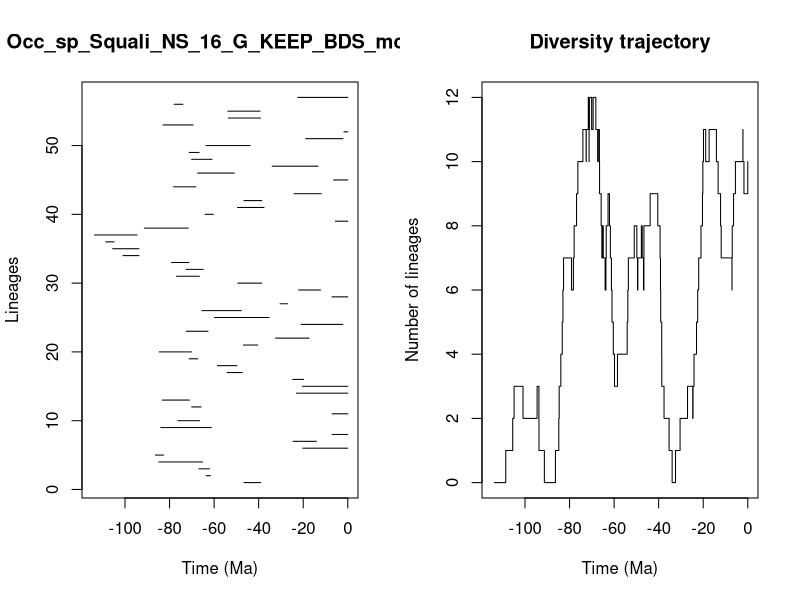

Here is the R script that generated this plot:


pdf(file='../Results/Species_NS/5_MA_bins_EP_FT/pyrate_mcmc_logs/Occ_sp_Squali_NS_16_G_KEEP_BDS_mcmc_LTT.pdf',width=0.6*20, height=0.6*10)
title = "Occ_sp_Squali_NS_16_G_KEEP_BDS_mcmc"
ts=c(46.609475091310586, 63.54922189156091,66.82060324166464,84.82419388033394,86.32930094206077,20.1656441165265,24.573588704983134,7.062544576041764,83.91058516019781,76.27484593267555,6.981409626395643,70.05036338292102,83.2741850525749,23.00858148786773,20.342458529844002,24.7099714920873,54.13164289734744,58.488509082294826,71.24218370984609,84.65234295579953,46.81272910692423,32.428020760984595,72.49872246854291,20.9992314990314,59.81870612335738,65.49754924975753,30.39185696694383,7.0916138418195995,22.026109865289502,49.34456992671256,76.8546260875436,72.55557714478132,79.10541777926699,100.88459281752503,105.50786473886767,108.63207961285818,113.7057717426206,91.30643340207808,5.550713656190664,64.0428611468765,49.48422546565015,46.62488976630053,24.128943899484394,78.2631268816588,6.383942404971188,67.38018900477276,33.95563043400487,70.08795750024379,71.22937705860886,63.66553640606408,18.886212063529907,1.7164420297820036,82.9644795209395,53.603903594736515,53.84357275491321,77.93490606249726,22.47329019884997)
te=c(39.09074448313883, 61.68940759125184,62.07593854646597,65.16013801812625,82.68884501005236,0.0,14.086023989605982,0.0,61.20054089113164,66.52453408847745,0.0,65.81297456631992,71.08410681927447,0.0,0.0,19.884172578096848,47.38468701411246,49.79427774968361,67.35272602623365,70.08289963489212,40.39119380105828,17.350287959932444,62.72154892362347,2.185684395056425,35.31481776073039,47.764415243540164,27.045051200991292,0.0,12.215692865302163,38.629707891007236,66.59820660887289,64.86444672196619,71.25595486015042,93.71994021811123,93.74181514457308,104.8827305914167,94.56358142682087,71.5838124230691,0.0,60.36393754102497,37.58607723006398,38.59968306082308,11.94452764455727,68.1987284571883,0.0,50.96287638122603,13.308497193529304,60.93954133918562,66.75272617282185,43.82065581616036,2.165804638694012,0.0,69.41416204553997,39.18172580538304,39.37222738265115,74.01352816220094,0.0)
div_traj=c(0, 1,2,3,2,3,2,1,0,1,2,3,4,5,6,7,6,7,8,9,10,11,10,11,12,11,10,11,12,11,12,11,12,11,10,11,10,11,10,9,8,7,8,7,6,7,8,9,8,7,6,5,4,3,4,5,6,7,8,7,6,7,8,7,6,7,8,9,8,7,6,5,4,3,2,1,0,1,2,3,2,3,4,5,6,7,8,9,10,11,10,11,10,9,8,7,6,7,8,9,10,11,10,9,10)
time_events=c(113.7057717426206, 108.63207961285818,105.50786473886767,104.8827305914167,100.88459281752503,94.56358142682087,93.74181514457308,93.71994021811123,91.30643340207808,86.32930094206077,84.82419388033394,84.65234295579953,83.91058516019781,83.2741850525749,82.9644795209395,82.68884501005236,79.10541777926699,78.2631268816588,77.93490606249726,76.8546260875436,76.27484593267555,74.01352816220094,72.55557714478132,72.49872246854291,71.5838124230691,71.25595486015042,71.24218370984609,71.22937705860886,71.08410681927447,70.08795750024379,70.08289963489212,70.05036338292102,69.41416204553997,68.1987284571883,67.38018900477276,67.35272602623365,66.82060324166464,66.75272617282185,66.59820660887289,66.52453408847745,65.81297456631992,65.49754924975753,65.16013801812625,64.86444672196619,64.0428611468765,63.66553640606408,63.54922189156091,62.72154892362347,62.07593854646597,61.68940759125184,61.20054089113164,60.93954133918562,60.36393754102497,59.81870612335738,58.488509082294826,54.13164289734744,53.84357275491321,53.603903594736515,50.96287638122603,49.79427774968361,49.48422546565015,49.34456992671256,47.764415243540164,47.38468701411246,46.81272910692423,46.62488976630053,46.609475091310586,43.82065581616036,40.39119380105828,39.37222738265115,39.18172580538304,39.09074448313883,38.629707891007236,38.59968306082308,37.58607723006398,35.31481776073039,33.95563043400487,32.428020760984595,30.39185696694383,27.045051200991292,24.7099714920873,24.573588704983134,24.128943899484394,23.00858148786773,22.47329019884997,22.026109865289502,20.9992314990314,20.342458529844002,20.1656441165265,19.884172578096848,18.886212063529907,17.350287959932444,14.086023989605982,13.308497193529304,12.215692865302163,11.94452764455727,7.0916138418195995,7.062544576041764,6.981409626395643,6.383942404971188,5.550713656190664,2.185684395056425,2.165804638694012,1.7164420297820036,0.0)
                par(mfrow=c(1,2))
                L = length(ts)
                plot(ts, 1:L , xlim=c(-max(ts)-1,0), pch=20, type="n", main=title,xlab="Time (Ma)",ylab="Lineages")
                for (i in 1:L){segments(x0=-te[i],y0=i,x1=-ts[i],y1=i)}    
                t = -time_events
                plot(div_traj ~ t,type="s", main = "Diversity trajectory",xlab="Time (Ma)",ylab="Number of lineages",xlim=c(-max(ts)-1,0))
                abline(v=c(65,200,251,367,445),lty=2,col="gray")
                
